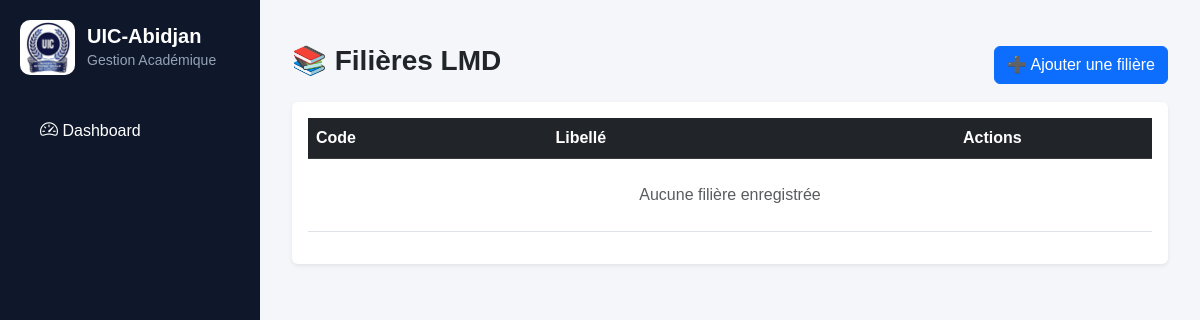
The app's page /lmd/filieres/, older data.
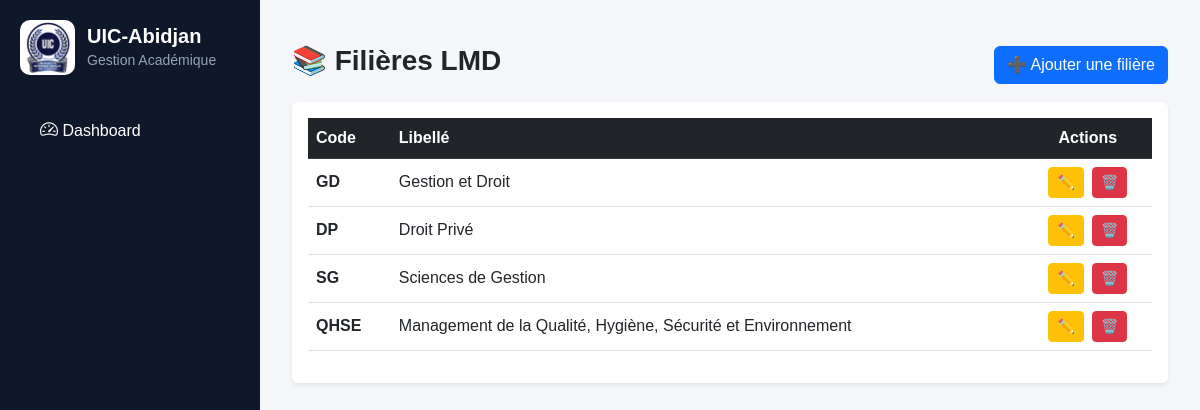
The same page, newer data.
### lmd/models.py (models this page shows, shortened)
class FiliereLMD(models.Model):
    NIVEAUX = [
        ("L1-L2", "Licence Fondamentale"),
        ("L3", "Licence Professionnelle"),
        ("M1-M2", "Master"),
    ]
    code = models.CharField(
        max_length=20,
        unique=True
    )
    libelle = models.CharField(
        max_length=100
    )
    niveau_formation = models.CharField(
        max_length=10,
        choices=NIVEAUX,
        default="L1-L2"
    )

### lmd/views.py (the view)
# urls.py: path('filieres/', views.filiere_list, name='filiere_lmd_list'),
def filiere_list(request):
    filieres = FiliereLMD.objects.all()
    return render(request, "lmd/filieresLMD/list.html", {"filieres": filieres})

### lmd/templates/lmd/filieresLMD/list.html
{% extends "base.html" %}
{% block content %}
<div class="container mt-4">
    <div class="d-flex justify-content-between align-items-center mb-3">
        <h3 class="fw-bold">📚 Filières LMD</h3>
      <a href="{% url 'filiereLMD_add' %}" class="btn btn-primary">
            ➕ Ajouter une filière
        </a>
    </div>
    <div class="card shadow-sm border-0">
        <div class="card-body">
            <div class="table-responsive">
                <table class="table table-hover align-middle">
                    <thead class="table-dark">
                        <tr>
                            <th>Code</th>
                            <th>Libellé</th>
                            <th class="text-center">Actions</th>
                        </tr>
                    </thead>
                    <tbody>
                        {% for f in filieres %}
                        <tr>
                            <td class="fw-semibold">{{ f.code }}</td>
                            <td>{{ f.libelle }}</td>
                            <td class="text-center">
                                <div class="d-flex justify-content-center gap-2">
                                    <a href="{% url 'filiereLMD_edit' f.id %}" class="btn btn-sm btn-warning">
                                        ✏️
                                    </a>
                                    <a href="{% url 'filiereLMD_delete' f.id %}" class="btn btn-sm btn-danger"
                                        onclick="return confirm('Supprimer cette filière ?')">
                                        🗑️
                                    </a>
                                </div>
                            </td>
                        </tr>
                        {% empty %}
                        <tr>
                            <td colspan="3" class="text-center text-muted py-4">
                                Aucune filière enregistrée
                            </td>
                        </tr>
                        {% endfor %}
                    </tbody>
                </table>
            </div>
        </div>
    </div>
</div>
{% endblock %}

Row changes from the older to the newer data that the page shows:
added FiliereLMD: code "GD", libelle "Gestion et Droit"
added FiliereLMD: code "DP", libelle "Droit Privé"
added FiliereLMD: code "SG", libelle "Sciences de Gestion"
added FiliereLMD: code "QHSE", libelle "Management de la Qualité, Hygiène, Sécurité et Environnement"
Text that changed along with them:
text no longer shown: "Aucune filière enregistrée"
